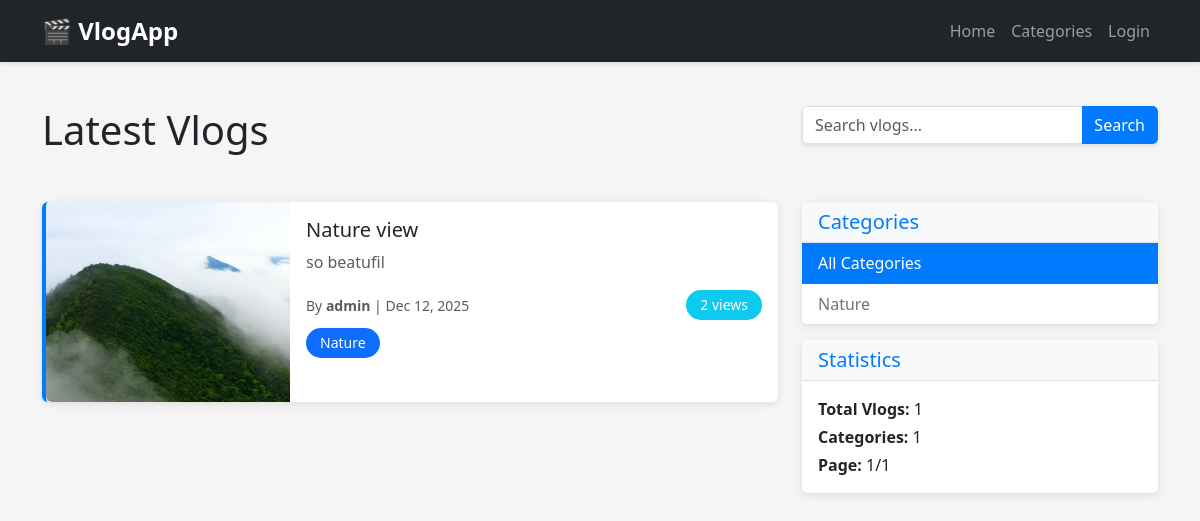
The page / on the database its author committed.
### vlogapp/models.py (models this page shows, shortened)
class VlogPost(models.Model):
    title = models.CharField(
        max_length=200,
        help_text="Enter the title of your vlog"
    )
    slug = models.SlugField(
        unique=True,
        help_text="URL-friendly version of the title (auto-generated)"
    )
    video_url = models.URLField(
        help_text="Enter the URL of your video (YouTube, Vimeo, etc.)",
        validators=[URLValidator()]
    )
    description = models.TextField(
        help_text="Detailed description of your vlog content"
    )
    author = models.ForeignKey(
        User,
        on_delete=models.CASCADE,
        related_name='vlogs'
    )
    published_date = models.DateTimeField(
        help_text="Date when the vlog was published"
    )
    updated_date = models.DateTimeField(
        auto_now=True,
        help_text="Automatically updated when the vlog is modified"
    )
    category = models.ForeignKey(
        Category,
        on_delete=models.PROTECT,
        related_name='vlogs'
    )
    tags = models.CharField(
        max_length=500,
        blank=True,
        help_text="Enter tags separated by commas (e.g., tutorial, beginner, django)"
    )
    thumbnail = models.ImageField(
        upload_to='thumbnails/',
        blank=True,
        null=True,
        help_text="Upload a custom thumbnail image for your vlog"
    )
    views_count = models.IntegerField(
        default=0,
        help_text="Track the number of times this vlog has been viewed"
    )
    created_at = models.DateTimeField(
        auto_now_add=True
    )
    class Meta:
        ordering = ['-published_date']
        indexes = [
            models.Index(fields=['-published_date']),
            models.Index(fields=['author']),
            models.Index(fields=['category']),
        ]
    def get_absolute_url(self):
        return reverse('vlog-detail', kwargs={'pk': self.id, 'slug': self.slug})
    def get_tags_list(self):
        return [tag.strip() for tag in self.tags.split(',') if tag.strip()]

class Category(models.Model):
    name = models.CharField(max_length=100, unique=True)
    slug = models.SlugField(unique=True)
    description = models.TextField(blank=True, null=True)
    created_at = models.DateTimeField(auto_now_add=True)
    class Meta:
        verbose_name_plural = "Categories"
        ordering = ['name']
    def __str__(self):
        return self.name

### vlogapp/views.py (the view)
# urls.py: path('', VlogListView.as_view(), name='vlog-list'),
class VlogListView(ListView):
    model = VlogPost
    template_name = 'vlogapp/vlog_list.html'
    context_object_name = 'vlogs'
    paginate_by = 10
    def get_queryset(self):
        queryset = VlogPost.objects.select_related('author', 'category').all()
        category_slug = self.request.GET.get('category')
        if category_slug:
            queryset = queryset.filter(category__slug=category_slug)
        search_query = self.request.GET.get('q')
        if search_query:
            queryset = queryset.filter(
                Q(title__icontains=search_query) |
                Q(description__icontains=search_query) |
                Q(tags__icontains=search_query)
            )
        return queryset
    def get_context_data(self, **kwargs):
        context = super().get_context_data(**kwargs)
        context['categories'] = Category.objects.all()
        context['search_query'] = self.request.GET.get('q', '')
        context['selected_category'] = self.request.GET.get('category', '')
        return context

### vlogapp/templates/vlogapp/vlog_list.html (shortened to what this page needs)
{% extends "base.html" %}
{% block content %}
<div class="row mb-4">
    <div class="col-lg-8">
        <h1 class="mb-4">Latest Vlogs</h1>
    </div>
    <div class="col-lg-4">
        <form method="get" class="mb-3">
            <div class="input-group">
                <input type="text" name="q" class="form-control" placeholder="Search vlogs..."
                       value="{{ search_query }}">
                <button class="btn btn-primary" type="submit">Search</button>
            </div>
        </form>
    </div>
</div>
<div class="row">
    <div class="col-lg-8">
        {% if vlogs %}
            <div class="vlog-list">
                {% for vlog in vlogs %}
                    <a href="{{ vlog.get_absolute_url }}" class="text-decoration-none">
                        <div class="card mb-3 vlog-card" style="cursor: pointer; transition: transform 0.2s, box-shadow 0.2s;"
                             onmouseover="this.style.transform='translateY(-3px)'; this.style.boxShadow='0 4px 15px rgba(0,0,0,0.15)';"
                             onmouseout="this.style.transform='translateY(0)'; this.style.boxShadow='none';">
                            <div class="row g-0 h-100">
                                <div class="col-md-4 d-flex align-items-center">
                                    {% if vlog.thumbnail %}
                                        <img src="{{ vlog.thumbnail.url }}" class="img-fluid rounded-start w-100" alt="{{ vlog.title }}" style="object-fit: cover; height: 200px;">
                                    {% else %}
                                        <div class="bg-secondary d-flex align-items-center justify-content-center w-100" style="height: 200px;">
                                            <span class="text-white display-6">🎬</span>
                                        </div>
                                    {% endif %}
                                </div>
                                <div class="col-md-8">
                                    <div class="card-body">
                                        <h5 class="card-title text-dark">{{ vlog.title }}</h5>
                                        <p class="card-text text-truncate text-muted">{{ vlog.description|truncatewords:30 }}</p>
                                        <div class="d-flex justify-content-between align-items-center">
                                            <small class="text-muted">
                                                By <strong>{{ vlog.author }}</strong> |
                                                {{ vlog.published_date|date:"M d, Y" }}
                                            </small>
                                            <span class="badge bg-info">{{ vlog.views_count }} views</span>
                                        </div>
                                        <div class="mt-2">
                                            <span class="badge bg-primary">{{ vlog.category }}</span>
                                        </div>
                                    </div>
                                </div>
                            </div>
                        </div>
                    </a>
                {% endfor %}
            </div>
        {% endif %}
    </div>
    <div class="col-lg-4">
        <div class="card mb-3">
            <div class="card-header">
                <h5 class="mb-0">Categories</h5>
            </div>
            <div class="list-group list-group-flush">
                <a href="{% url 'vlog-list' %}" class="list-group-item list-group-item-action {% if not selected_category %}active{% endif %}">
                    All Categories
                </a>
                {% for category in categories %}
                    <a href="?category={{ category.slug }}"
                       class="list-group-item list-group-item-action {% if selected_category == category.slug %}active{% endif %}">
                        {{ category.name }}
                    </a>
                {% endfor %}
            </div>
        </div>
        <div class="card">
            <div class="card-header">
                <h5 class="mb-0">Statistics</h5>
            </div>
            <div class="card-body">
                <p class="mb-1">
                    <strong>Total Vlogs:</strong> {{ paginator.count }}
                </p>
                <p class="mb-1">
                    <strong>Categories:</strong> {{ categories|length }}
                </p>
                <p class="mb-0">
                    <strong>Page:</strong> {{ page_obj.number }}/{{ page_obj.paginator.num_pages }}
                </p>
            </div>
        </div>
    </div>
</div>
{% endblock %}

### vlogapp/templates/base.html (shortened to what this page needs)
{% load static %}
<!DOCTYPE html>
<html lang="en">
<head>
    <link href="https://cdn.jsdelivr.net/npm/bootstrap@5.3.0/dist/css/bootstrap.min.css" rel="stylesheet">
    <link rel="stylesheet" href="{% static 'css/style.css' %}">
</head>
<body>
    <nav class="navbar navbar-expand-lg navbar-dark bg-dark">
        <div class="container">
            <a class="navbar-brand" href="{% url 'vlog-list' %}">🎬 VlogApp</a>
            <div class="collapse navbar-collapse" id="navbarNav">
                <ul class="navbar-nav ms-auto">
                    <li class="nav-item">
                        <a class="nav-link" href="{% url 'vlog-list' %}">Home</a>
                    </li>
                    <li class="nav-item">
                        <a class="nav-link" href="{% url 'category-list' %}">Categories</a>
                    </li>
                    {% if user.is_authenticated %}
                        <li class="nav-item">
                            <a class="nav-link" href="{% url 'vlog-create' %}">Create Vlog</a>
                        </li>
                        <li class="nav-item">
                            <a class="nav-link" href="{% url 'admin:index' %}">Admin</a>
                        </li>
                        <li class="nav-item">
                            <form method="post" action="{% url 'logout' %}" style="display: inline;">
                                {% csrf_token %}
                                <button type="submit" class="nav-link btn btn-link" style="cursor: pointer;">Logout ({{ user }})</button>
                            </form>
                        </li>
                    {% else %}
                        <li class="nav-item">
                            <a class="nav-link" href="{% url 'admin:login' %}">Login</a>
                        </li>
                    {% endif %}
                </ul>
            </div>
        </div>
    </nav>
    <main class="py-4">
        <div class="container">
            {% block content %}{% endblock %}
        </div>
    </main>
</body>
</html>

### vlogapp/static/css/style.css (style rules this page uses)
:root { --primary-color: #007bff; --secondary-color: #6c757d; --success-color: #28a745; --danger-color: #dc3545; --warning-color: #ffc107; --info-color: #17a2b8; }
body { font-family: 'Segoe UI', Tahoma, Geneva, Verdana, sans-serif; background-color: #f5f5f5; }
.navbar { box-shadow: 0 2px 4px rgba(0,0,0,0.1); margin-bottom: 20px; }
.navbar-brand { font-size: 1.5rem; font-weight: bold; }
.card { border: none; box-shadow: 0 2px 8px rgba(0,0,0,0.1); transition: transform 0.2s, box-shadow 0.2s; }
.vlog-card { border-left: 4px solid var(--primary-color); }
.badge { padding: 6px 12px; font-size: 0.875rem; }
.btn { border-radius: 5px; font-weight: 500; transition: all 0.3s; }
.btn-primary { background-color: var(--primary-color); border-color: var(--primary-color); }
.form-control, .form-select, .form-check-input { border-radius: 5px; border: 1px solid #ddd; transition: border-color 0.2s, box-shadow 0.2s; }
.card-header { background-color: #f8f9fa; border-bottom: 1px solid #dee2e6; }
.card-header h5 { color: var(--primary-color); margin-bottom: 0; }
.card { animation: fadeIn 0.3s ease-in-out; }
.input-group { border-radius: 5px; overflow: hidden; box-shadow: 0 2px 4px rgba(0,0,0,0.1); }
.input-group .form-control { border-right: none; }
.input-group .btn { border-left: none; }
.badge { border-radius: 20px; padding: 8px 14px; font-weight: 500; }
a { color: var(--primary-color); text-decoration: none; transition: color 0.2s; }
.list-group-item { border-color: #dee2e6; color: var(--secondary-color); transition: all 0.2s; }
.list-group-item.active { background-color: var(--primary-color); border-color: var(--primary-color); }

### rows shown on the page
VlogPost: thumbnail (picture), title "Nature view", description "so beatufil", author "admin", published_date "Dec 12, 2025", views_count "2", category "Nature"
Category: name "Nature"

### other values the page prints
{{ paginator.count }} "1"
{{ categories|length }} "1"
{{ page_obj.number }} "1"
{{ page_obj.paginator.num_pages }} "1"
